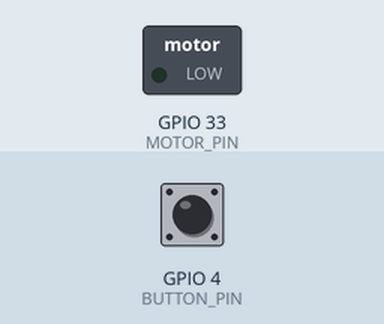
Simulated run of this sketch. Board: ESP32. Parts: switched loads named in the sketch (green lamp = pin HIGH). The test bench sets the inputs (shaded band); at power-on: GPIO 4 (BUTTON_PIN) HIGH. WiFi joins after 1.5 s; servers stay silent unless stated; what the sketch prints to the serial monitor is not drawn.

Above: at 2.7 s.
2.8 s: GPIO 4 (BUTTON_PIN) pulled LOW for 0.15 s
At 2.87 s:
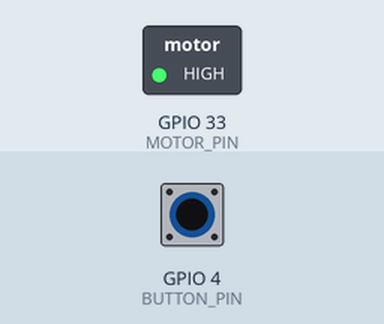
5.9 s: GPIO 4 (BUTTON_PIN) pulled LOW for 3.2 s
At 10.0 s:
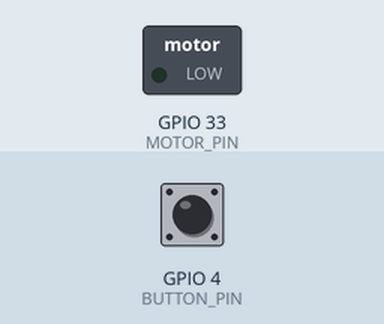
Timing chart, 0 to 11.5 s (numbered marks = the images above; inputs shaded):
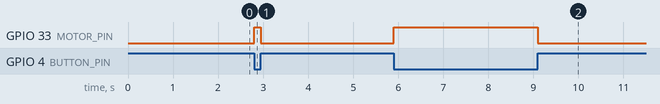

The sketch:

Player_8_Team_Blue.ino
```cpp
#include <WiFi.h>
#include <HTTPClient.h>
#include <IRremote.h>
#include <WebSocketsClient.h>

const char* ssid = "ES";
const char* password = "Electro@2024";

const char* ws_server = "192.168.18.43";
const uint16_t ws_port = 1880;
const char* ws_path = "/ws";

WebSocketsClient webSocket;

const int IR_LED_PIN = 2;
const int BUTTON_PIN = 4;
const int MOTOR_PIN = 33;
const int irReceiverPin = 19;

IRrecv irrecv(irReceiverPin);
decode_results results;

bool isIRSent = false;           // Tracks whether IR has been sent
unsigned long irStartTime = 0;   // Tracks the start time of IR delay
const unsigned long irDelay = 500; // 500ms delay for IR transmission

int playerScore = 50;
bool playerOut = false;

const uint32_t sendHex = 0x4001F00F; // Replace with this player's unique hex code

const uint32_t receiveHex[] = {0xF00F0001, 0xF00F8001, 0xF00F4001, 0xF00FC001, 0xF00F2001, 0xF00FA001};
const uint8_t opponentIDs[] = {1, 2, 3, 4, 5, 6};

bool gameStarted = false;
unsigned long gameTimer = 800000;  // 10 minutes in milliseconds
unsigned long gameStartTime = 0;

void webSocketEvent(WStype_t type, uint8_t *payload, size_t length) {
    switch (type) {
        case WStype_DISCONNECTED:
            Serial.println("WebSocket disconnected");
            break;
        case WStype_CONNECTED:
            Serial.println("WebSocket connected");
            webSocket.sendTXT("ESP32 connected to the game server!");
            break;
        case WStype_TEXT:
            Serial.printf("WebSocket message received: %s\n", payload);
            break;
        case WStype_BIN:
            Serial.println("Binary data received");
            break;
        default:
            break;
    }
}

void sendPlayerIDToNodeRed(const uint8_t opponentID) {
    if (webSocket.isConnected()) {
        String jsonPayload = "{\"playerID\":" + String(opponentID) + "}";
                // String jsonPayload = "{\"playerID\":" + playerID + "}"; // Assumes `playerID` contains a numeric string like "1"
        // String jsonPayload = "{\"playerID\":\"" + playerID + "\"}";

        Serial.print("Sending player ID to Node-RED: ");
        Serial.println(jsonPayload);
        webSocket.sendTXT(jsonPayload);
    } else {
        Serial.println("WebSocket not connected");
    }
}

void setup() {
    Serial.begin(115200);

    IrSender.begin(IR_LED_PIN);
    irrecv.enableIRIn();
    pinMode(BUTTON_PIN, INPUT_PULLUP);
    pinMode(MOTOR_PIN, OUTPUT);

    WiFi.begin(ssid, password);
    Serial.print("Connecting to WiFi");
    while (WiFi.status() != WL_CONNECTED) {
        delay(500);
        Serial.print(".");
    }
    Serial.println("\nConnected to WiFi");
    Serial.print("IP Address: ");
    Serial.println(WiFi.localIP());

    webSocket.begin(ws_server, ws_port, ws_path);
    webSocket.onEvent(webSocketEvent);
}

void loop() {
    webSocket.loop();

    checkIRReceiver();

    if (digitalRead(BUTTON_PIN) == LOW) {
        // Turn the motor on immediately
        digitalWrite(MOTOR_PIN, HIGH);

        // Handle IR transmission
        if (!isIRSent) {
            IrSender.sendNEC(sendHex, 32); // Send this player's unique IR code
            isIRSent = true;              // Mark IR as sent
            irStartTime = millis();       // Record the time IR was sent
        }
    } else {
        // Turn the motor off immediately when button is released
        digitalWrite(MOTOR_PIN, LOW);
        isIRSent = false; // Reset IR sent status for the next button press
    }

    // Ensure 500ms delay before allowing another IR transmission
    if (isIRSent && millis() - irStartTime >= irDelay) {
        isIRSent = false; // Allow IR to be sent again
    }
}

void checkIRReceiver() {
    if (irrecv.decode()) {
        uint32_t receivedCode = irrecv.decodedIRData.decodedRawData;
        for (int i = 0; i < sizeof(receiveHex) / sizeof(receiveHex[0]); i++) {
            if (receivedCode == receiveHex[i]) {
                uint8_t opponentID = opponentIDs[i];
                Serial.print("Hit detected from opponent ID: ");
                Serial.println(opponentID);
                sendPlayerIDToNodeRed(opponentID); // Send the ID to Node-RED
                break;
            }
        }
        irrecv.resume(); // Prepare for the next code
    }
}
```

Measured:
- after the input at 2.8 s, GPIO 33 (MOTOR_PIN): LOW → HIGH at once, → LOW 0.15 s later
- after the input at 5.9 s, GPIO 33 (MOTOR_PIN): LOW → HIGH at once, → LOW 3.2 s later
